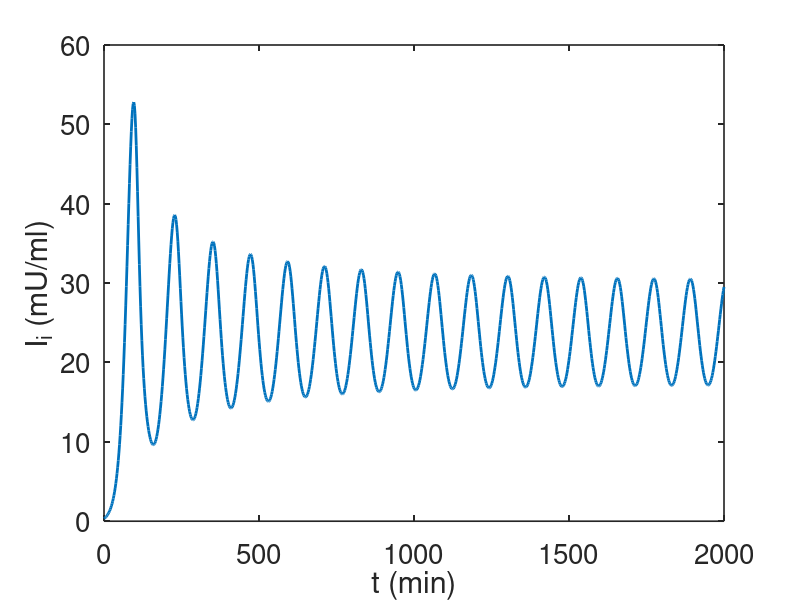

MATLAB code to generate this figure: (Note: this script raises an error after producing the figure.)

%    -------------------------------------------------------------------
%
%     Solve the Sturis model for pulsatile insulin secretion.
%
%     For Chapter 16, Section 16.7.3 of
%     Keener and Sneyd, Mathematical Physiology, 3rd Edition, Springer.
%
%     Written by James Keener and James Sneyd.
%
%    -------------------------------------------------------------------


function sturis
clear all; close all; clc;
set(0,                           ...
   'defaultaxesfontsize', 20,   ...
   'defaultaxeslinewidth', 1.2, ...
   'defaultlinelinewidth', 2.0);

global input Vp Vi Vg E tp ti td Rm a1 C1 C2 C3 C4 C5 Ub U0 Um Rg alpha beta

% pick a glucose input level
input = 216;
%input = 108;
inputlist=[108,216];
for ic = 1:2
    input = inputlist(ic);


Vp=3; Vi=11; Vg=10; E=0.2; tp=6; ti=100; td=12; Rm=209; a1=6.6; C1=300;
C2=144; C3=100; C4=80; C5=25.86; Ub=72; U0=4; Um=94; Rg=180; alpha=7.5; beta=1.77;

initial = [1 1 1 1 1 1];
tspan = linspace(0,2000,1000);

[tt,sol]=ode45(@sturisfun,tspan,initial);
formatSpecF = '%6.1f\n';
figure(ic)
plot(tt,sol(:,1)/Vp)
xlabel('t (min)')
ylabel('I_i (mU/ml)')
yyaxis right
plot(tt,sol(:,3)/(10*Vg))  % Output per dL, as in Sturis
%xlabel('t (min)')
ylabel('G (mg/dl)')
%save sturis.dat sol -ASCII
%title('')
box off
 title(strcat('I_G = ',sprintf(formatSpecF,input)),'fontsize',20)
end
%%
function dydt=sturisfun(t,y)
global Vp Vi E tp ti td input

Ip=y(1); Ii=y(2); G=y(3); h1=y(4); h2=y(5); h3=y(6);

dydt = [eff1(G) - (Ip/Vp-Ii/Vi)*E - Ip/tp
        (Ip/Vp-Ii/Vi)*E - Ii/ti
        eff5(h3) + input - eff2(G) - eff3(G)*eff4(Ii)
        (Ip - h1)/td
        (h1-h2)/td
        (h2-h3)/td
        ];

%%
function out=eff1(z)
global  Vg  Rm a1 C1
out=Rm/(1+exp(-z/(C1*Vg) + a1));

%%
function out=eff2(z)
global  Vg  C2 Ub
out=Ub*(1-exp(-z/(C2*Vg)));

%%
function out=eff3(z)
global  Vg  C3
out=z/(C3*Vg);

%%
function out=eff4(z)
global Vi E  ti  C4  U0 Um  beta
kappa=(1/Vi + 1/(E*ti))/C4;
out=U0 + (Um-U0)/( 1+(kappa*z)^(-beta) );

%%
function out=eff5(z)
global Vp  C5  Rg alpha
out=Rg/(1+exp(alpha*(z/(C5*Vp)-1)));
